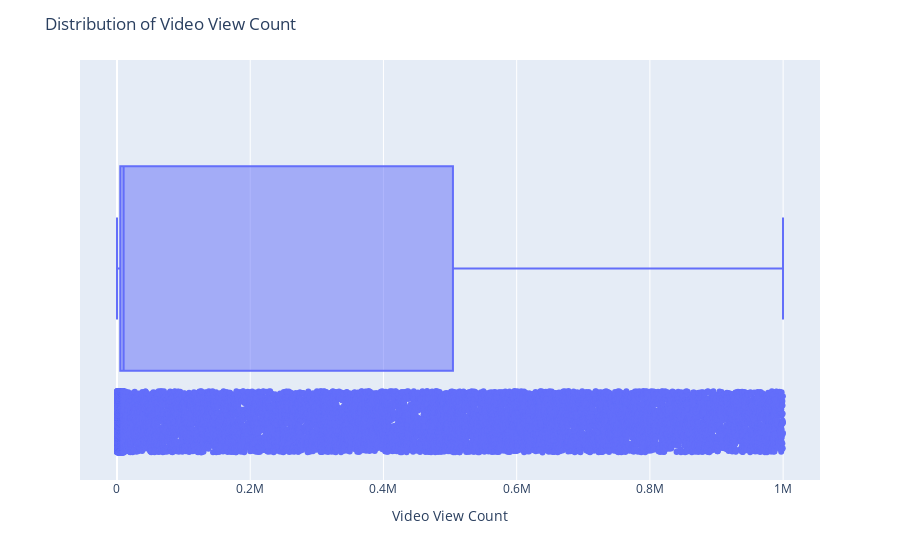

Notebook cell for this chart:
### Markdown cell above
## Create a box plot to examine the spread of values in the video_view_count column.

### Code cell
fig = px.box(data, x="video_view_count", orientation='h', points="all")
fig.update_layout(title="Distribution of Video View Count", xaxis_title="Video View Count")
fig.show()

### Figure 1 — Plotly figure (JSON) as saved in the notebook; plotly's stock layout.template omitted (floating-point values rounded to 4 significant figures; data arrays with more than 128 entries replaced by an {"elided": "..."} marker saying what was removed)
{"data": [{"alignmentgroup": "True", "boxpoints": "all", "hovertemplate": "video_view_count=%{x}<extra></extra>", "legendgroup": "", "marker": {"color": "#636efa"}, "name": "", "notched": false, "offsetgroup": "", "orientation": "h", "showlegend": false, "type": "box", "x": {"elided": "19382 int values"}, "x0": " ", "xaxis": "x", "y0": " ", "yaxis": "y"}], "layout": {"autosize": true, "boxmode": "group", "legend": {"tracegroupgap": 0}, "margin": {"t": 60}, "title": {"text": "Distribution of Video View Count"}, "xaxis": {"anchor": "y", "autorange": true, "domain": [0, 1], "range": [-55520.0, 1055000.0], "title": {"text": "Video View Count"}, "type": "linear"}, "yaxis": {"anchor": "x", "autorange": true, "domain": [0, 1], "range": [-0.5138, 0.5], "type": "category"}}}
